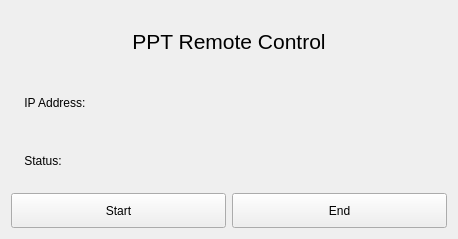
<?xml version="1.0" encoding="UTF-8"?>
<ui version="4.0">
 <class>MyTcpServerClass</class>
 <widget class="QMainWindow" name="MyTcpServerClass">
  <property name="geometry">
   <rect>
    <x>0</x>
    <y>0</y>
    <width>458</width>
    <height>239</height>
   </rect>
  </property>
  <property name="sizePolicy">
   <sizepolicy hsizetype="Preferred" vsizetype="Ignored">
    <horstretch>0</horstretch>
    <verstretch>0</verstretch>
   </sizepolicy>
  </property>
  <property name="windowTitle">
   <string>MyTcpServer</string>
  </property>
  <property name="autoFillBackground">
   <bool>false</bool>
  </property>
  <property name="styleSheet">
   <string notr="true">#MyTcpServerClass{ border-image: url(:/QtGuiApplication1/Resources/background.jpg)}</string>
  </property>
  <widget class="QWidget" name="centralWidget">
   <layout class="QGridLayout" name="gridLayout">
    <item row="0" column="0" colspan="2">
     <widget class="QLabel" name="label_4">
      <property name="maximumSize">
       <size>
        <width>16777215</width>
        <height>60</height>
       </size>
      </property>
      <property name="font">
       <font>
        <family>Arial</family>
        <pointsize>16</pointsize>
       </font>
      </property>
      <property name="styleSheet">
       <string notr="true">color:rgb(0， 0， 0)</string>
      </property>
      <property name="text">
       <string>PPT Remote Control</string>
      </property>
      <property name="alignment">
       <set>Qt::AlignCenter</set>
      </property>
     </widget>
    </item>
    <item row="2" column="0" colspan="2">
     <layout class="QHBoxLayout" name="horizontalLayout">
      <item>
       <widget class="QPushButton" name="startBtn">
        <property name="enabled">
         <bool>true</bool>
        </property>
        <property name="sizePolicy">
         <sizepolicy hsizetype="Minimum" vsizetype="Fixed">
          <horstretch>0</horstretch>
          <verstretch>0</verstretch>
         </sizepolicy>
        </property>
        <property name="minimumSize">
         <size>
          <width>0</width>
          <height>35</height>
         </size>
        </property>
        <property name="font">
         <font>
          <family>Arial</family>
         </font>
        </property>
        <property name="styleSheet">
         <string notr="true">color:rgb(0， 0， 0)</string>
        </property>
        <property name="text">
         <string>Start</string>
        </property>
       </widget>
      </item>
      <item>
       <widget class="QPushButton" name="endBtn">
        <property name="minimumSize">
         <size>
          <width>0</width>
          <height>35</height>
         </size>
        </property>
        <property name="font">
         <font>
          <family>Arial</family>
         </font>
        </property>
        <property name="styleSheet">
         <string notr="true">color:rgb(0， 0， 0)</string>
        </property>
        <property name="text">
         <string>End</string>
        </property>
       </widget>
      </item>
     </layout>
    </item>
    <item row="1" column="1">
     <layout class="QVBoxLayout" name="verticalLayout_4">
      <item>
       <widget class="QLabel" name="ipLine">
        <property name="styleSheet">
         <string notr="true">color:rgb(0， 0， 0)</string>
        </property>
        <property name="text">
         <string/>
        </property>
        <property name="alignment">
         <set>Qt::AlignLeading|Qt::AlignLeft|Qt::AlignVCenter</set>
        </property>
       </widget>
      </item>
      <item>
       <widget class="QLabel" name="statusLine">
        <property name="styleSheet">
         <string notr="true">color:rgb(0， 0， 0)</string>
        </property>
        <property name="text">
         <string/>
        </property>
        <property name="alignment">
         <set>Qt::AlignLeading|Qt::AlignLeft|Qt::AlignVCenter</set>
        </property>
       </widget>
      </item>
     </layout>
    </item>
    <item row="1" column="0">
     <layout class="QVBoxLayout" name="verticalLayout_3">
      <item>
       <widget class="QLabel" name="label_3">
        <property name="font">
         <font>
          <family>Arial</family>
         </font>
        </property>
        <property name="styleSheet">
         <string notr="true">color:rgb(0， 0， 0)</string>
        </property>
        <property name="text">
         <string>    IP Address:</string>
        </property>
        <property name="alignment">
         <set>Qt::AlignLeading|Qt::AlignLeft|Qt::AlignVCenter</set>
        </property>
       </widget>
      </item>
      <item>
       <widget class="QLabel" name="label_2">
        <property name="font">
         <font>
          <family>Arial</family>
         </font>
        </property>
        <property name="styleSheet">
         <string notr="true">color:rgb(0， 0， 0)</string>
        </property>
        <property name="text">
         <string>    Status:</string>
        </property>
        <property name="alignment">
         <set>Qt::AlignLeading|Qt::AlignLeft|Qt::AlignVCenter</set>
        </property>
       </widget>
      </item>
     </layout>
    </item>
   </layout>
  </widget>
 </widget>
 <layoutdefault spacing="6" margin="11"/>
 <resources>
  <include location="MyTcpServer.qrc"/>
 </resources>
 <connections/>
</ui>
